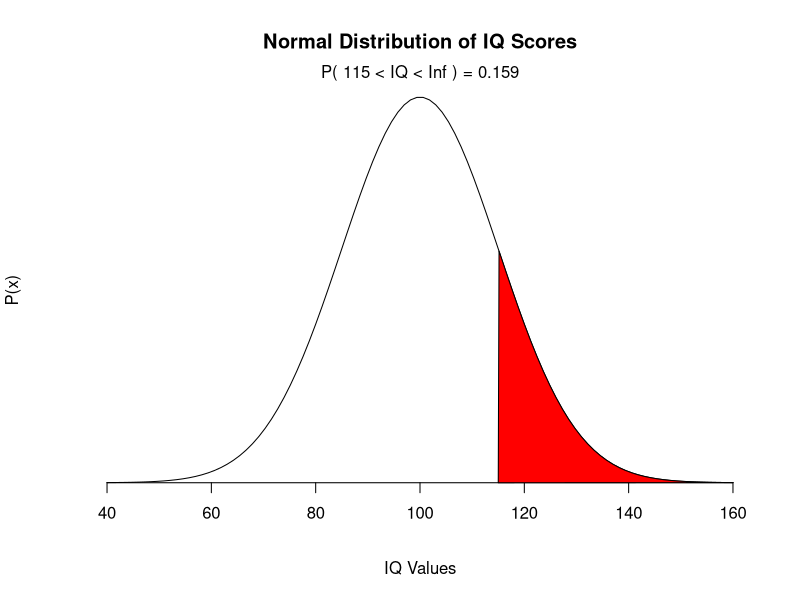

Source code (R):
# Graphing Probability Distributions in R

# Example: Plotting the normal distribution of children's IQ scores - 
# mean of 100 and standard deviation of 15
# What percentage of children have an IQ score greater than 115? 

# Define Parameters of Distribution
mean = 100
standev = 15

# Define lower and upper bounds of region of interest
lower = 115
upper = Inf

# Generate sequence of numbers and make normal distribution
x <- seq(-4, 4, length=100)*standev + mean

#Generating probability distribution
# Normal density function
prob <- dnorm(x, mean, standev) 

# Make plot and add probability distribution and axis labels
plot(x, prob, type="n", xlab = "IQ Values", ylab = "P(x)", 
     main = "Normal Distribution of IQ Scores", axes = FALSE)

#make a lines plot
lines(x, prob)
axis(1, at=seq(40, 160, 20), pos=0)


# Generate polygon for region of interest
i <- x >= lower & x <= upper
polygon(c(lower,x[i],upper), c(0,prob[i],0), col="red") 

# Calculate are under curve for region of interest and print results
# pnorm -> integral of p(x)dx 
area <- 1 - pnorm(lower, mean, standev)
result <- paste("P(",lower,"< IQ <",upper,") =", signif(area, digits=3))
mtext(result,3)
